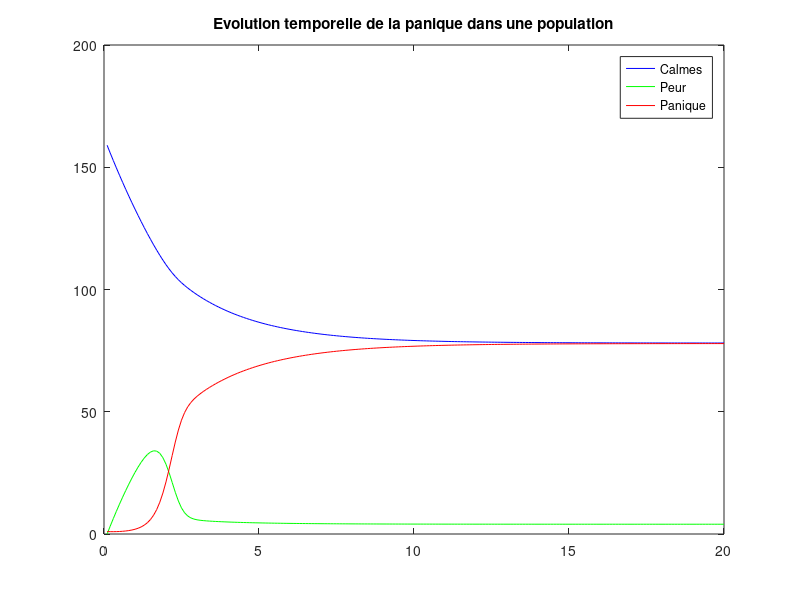

Source code (MATLAB):
% Propagation de la Panique dans une population
% N individus répartis en trois goupes :
% Calmes (X)
% Apeurés (Y)
% Paniqués (Z) 
clear all; close all;

%% Paramètres des équations :
a1 =0.2;       % proportion d'individus calmes qui deviennent apeurés
a2 =0.01;      % proportion d'individus apeurés qui se calment
b1 =0.1;       % taux de contamination des gens apeurés par les gens paniqués
b2 =0.2;       % proportion de personnes calmes qui deviennent apeurés
c1 =0.2;       % proportion de personnes paniqués qui deviennent calmes
% Distribution des individus :
N = 160;       % population totale
Z0 = 1;        % nombre initial d'individus paniqués
Y0 = 0;        % nombre initial d'individus apeurés
X0 = N-Z0-Y0;   % les autres individus sont calmes
etat(N,3)=false;
etat(1:X0,1)=true;
etat((X0+1):(X0+Y0),2)=true;
etat((X0+Y0+1):(X0+Y0+Z0),3)=true;

%% Discretisation temporelle :
t0 = 0;          % temps initial       
tf = 20;         % temps final
dt = 0.1;       % pas de temps
X = zeros(tf/dt,1);  
Y = zeros(tf/dt,1);   
Z = zeros(tf/dt,1);

%% Discretisation spatiale
h=1;        % pas spatial
l=250;      % longueur salle (m)
L=80;       % Largeur salle (m)
xPorte=l/2; % Position de la porte
yPorte=0;
lPorte=10;   % longueur de la porte (m)
position = [l*rand([N,1]),L*rand([N,1])]; % positionnement des individus dans la salle

%% Initialisation
i=1;
ti=dt;  % temps courant
Xi=X0;
Yi=Y0;
Zi=Z0;
X(1,1)=X0;
Y(1,1)=Y0;
Z(1,1)=Z0;

% %% Affichage Initial
%     figure(2);
%     %individus
%     x=position(:,1);
%     y=position(:,2);
%     calme=etat(:,1);
%     peur=etat(:,2);
%     panique=etat(:,3);
%     plot(x(calme),y(calme),'b.',x(peur),y(peur),'g.',x(panique),y(panique),'r.');
%     % murs de la salle
%     line([0 l],[L L],'Color','black');
%     line([0 l],[0 0],'Color','black');
%     line([l l],[0 L],'Color','black');
%     line([0 0],[0 L],'Color','black');
%     % porte
%     line([xPorte-lPorte/2 xPorte+lPorte/2],[yPorte yPorte],'Color',[0.5,0,0.5])
%     line([xPorte-lPorte/2 xPorte+lPorte/2],[yPorte-0.5 yPorte-0.5],'Color',[0.5,0,0.5])
%     axis([-5,l+5,-5,L+5]);

%% Boucle principale
while ti <tf
    
    drawnow
    
    % Schéma explicite pour les différents groupes
    X(i+1)= X(i) + dt*(-a1*X(i) + a2*Y(i) + c1*Z(i));
    Y(i+1)= Y(i) + dt*(a1*X(i) - a2*Y(i) + b2*Z(i) -b1*Y(i)*Z(i));
    Z(i+1)= Z(i) + dt*(b1*Y(i)*Z(i) - b2*Z(i) - c1*Z(i));
    
%     figure(4);
%     %individus
%     Yi=round(Y(i));
%     Xi=round(X(i));
%     Zi=round(Z(i));
%     etat(:,:)=false;
%     etat(1:Xi,1)=true;
%     etat((Xi+1):(Xi+Yi),2)=true;
%     etat((Xi+Yi+1):N,3)=true;
%     x=position(:,1);
%     y=position(:,2);
%     calme=etat(:,1);
%     peur=etat(:,2);
%     panique=etat(:,3);
%     plot(x(calme),y(calme),'b.',x(peur),y(peur),'g.',x(panique),y(panique),'r.');
%     % murs de la salle
%     line([0 l],[L L],'Color','black');
%     line([0 l],[0 0],'Color','black');
%     line([l l],[0 L],'Color','black');
%     line([0 0],[0 L],'Color','black');
%     % porte
%     line([xPorte-lPorte/2 xPorte+lPorte/2],[yPorte yPorte],'Color',[0.5,0,0.5])
%     line([xPorte-lPorte/2 xPorte+lPorte/2],[yPorte-0.5 yPorte-0.5],'Color',[0.5,0,0.5])
%     axis([-5,l+5,-5,L+5]);

    
    ti=ti+dt;
    i=i+1;
end

%% Affichage final
temps=transpose((t0+dt):dt:tf);

figure(1)
plot(temps,X,'blue');
hold on;
plot(temps,Y,'green');
hold on;
plot(temps,Z,'red');
hl = legend(['Calmes ';'Peur   ';'Panique']);
title('Evolution temporelle de la panique dans une population');    %% titre du graphe
  
% figure(3);
% %individus
% Yf=round(Yi);
% Xf=round(Xi);
% Zf=round(Zi);
% etat(:,:)=false;
% etat(1:Xf,1)=true;
% etat((Xf+1):(Xf+Yf),2)=true;
% etat((Xf+Yf+1):(Xf+Yf+Zf),3)=true;
% x=position(:,1);
% y=position(:,2);
% calme=etat(:,1);
% peur=etat(:,2);
% panique=etat(:,3);
% plot(x(calme),y(calme),'b.',x(peur),y(peur),'g.',x(panique),y(panique),'r.');
% % murs de la salle
% line([0 l],[L L],'Color','black');
% line([0 l],[0 0],'Color','black');
% line([l l],[0 L],'Color','black');
% line([0 0],[0 L],'Color','black');
% % porte
% line([xPorte-lPorte/2 xPorte+lPorte/2],[yPorte yPorte],'Color',[0.5,0,0.5])
% line([xPorte-lPorte/2 xPorte+lPorte/2],[yPorte-0.5 yPorte-0.5],'Color',[0.5,0,0.5])
% axis([-5,l+5,-5,L+5]);